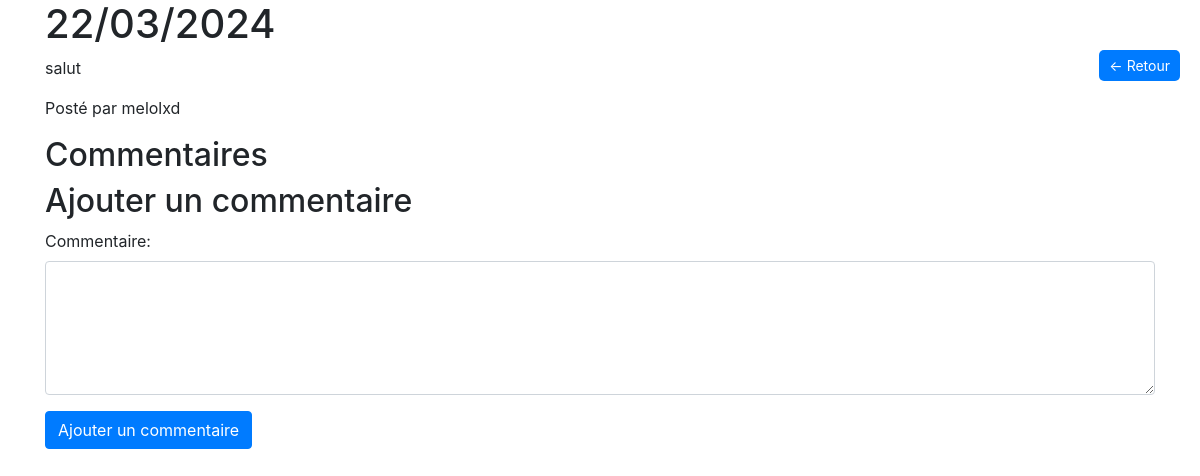
Before: /articles/6 with the older database file.
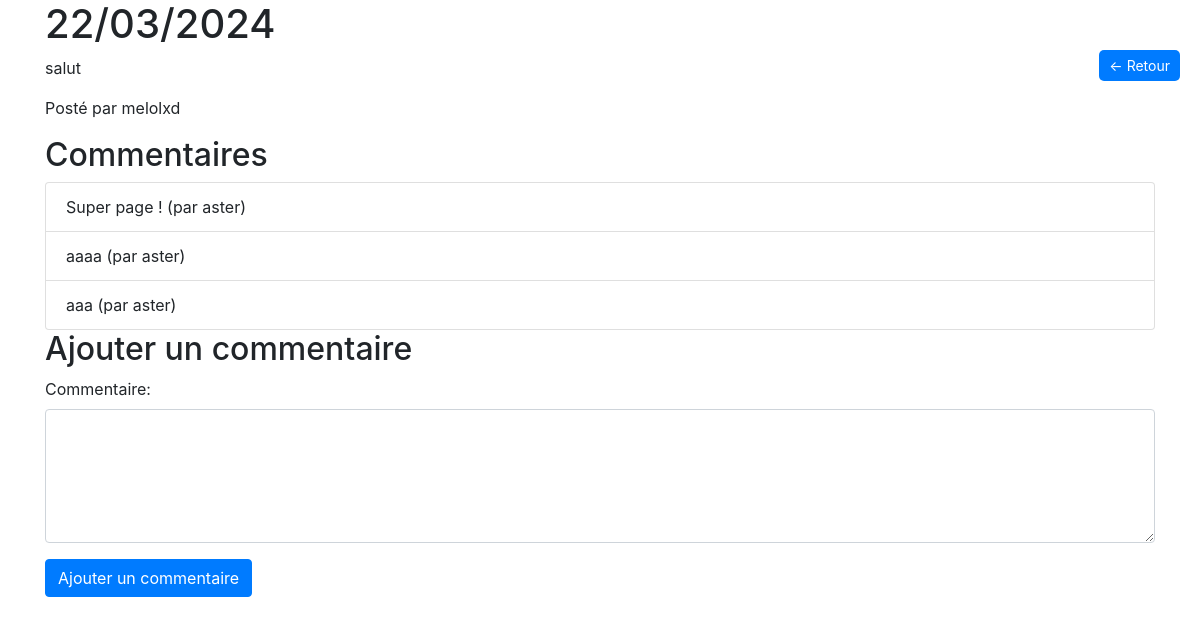
After: the same page with the newer database file.
### tables this page shows
CREATE TABLE comments (
    id INTEGER PRIMARY KEY AUTOINCREMENT,
    article_id INTEGER NOT NULL,
    user_id INTEGER NOT NULL,
    content TEXT NOT NULL,
    created_at TIMESTAMP DEFAULT CURRENT_TIMESTAMP,
    FOREIGN KEY (article_id) REFERENCES articles (id),
    FOREIGN KEY (user_id) REFERENCES users (id)
);

CREATE TABLE users (
    id INTEGER PRIMARY KEY AUTOINCREMENT,
    email TEXT NOT NULL UNIQUE,
    username TEXT NOT NULL UNIQUE,
    password_hash TEXT NOT NULL
);

### code.py (the view)
@app.route('/articles/<int:article_id>')
def article(article_id):
    conn = sqlite3.connect('mydatabase.db')
    cursor = conn.cursor()
    cursor.execute('''
        SELECT articles.id, articles.title, articles.content, users.username
        FROM articles
        INNER JOIN users ON articles.author_id = users.id
        WHERE articles.id = ?
    ''', (article_id,))
    article = cursor.fetchone()
    conn.close()
    comments = get_comments_by_article_id(article_id)
    return render_template('article.html', article=article, comments=comments)

### code.py (called while the page is built)
def get_comments_by_article_id(article_id):
    conn = sqlite3.connect('mydatabase.db')
    cursor = conn.cursor()
    cursor.execute('''
        SELECT comments.id, comments.content, users.username
        FROM comments
        INNER JOIN users ON comments.user_id = users.id
        WHERE comments.article_id = ?
        ORDER BY comments.created_at DESC
    ''', (article_id,))
    comments = cursor.fetchall()
    conn.close()
    return comments

### templates/article.html (shortened to what this page needs)
<!DOCTYPE html>
<html>
<head>
    <link rel="stylesheet" href="https://stackpath.bootstrapcdn.com/bootstrap/4.3.1/css/bootstrap.min.css">
</head>
<body>
    <div class="container">
        <h1>{{ article[1] }}</h1>
        <p>{{ article[2] }}</p>
        <p>Posté par {{ article[3] }}</p>
        <h2>Commentaires</h2>
        <ul class="list-group">
        {% for comment in comments %}
            <li class="list-group-item">{{ comment[1] }} (par {{ comment[2] }})</li>
        {% endfor %}
        </ul>
        <h2>Ajouter un commentaire</h2>
        <form action="{{ url_for('add_article_comment', article_id=article[0]) }}" method="post">
            <div class="form-group">
                <label for="content">Commentaire:</label>
                <textarea class="form-control" name="content" rows="5"></textarea>
            </div>
            <button type="submit" class="btn btn-primary">Ajouter un commentaire</button>
        </form>
        {% include 'back.html' %}
    </div>
</body>
</html>

Changed rows visible on the page:
added comments: content "Super page !", username "aster"
added comments: content "aaaa", username "aster"
added comments: content "aaa", username "aster"
